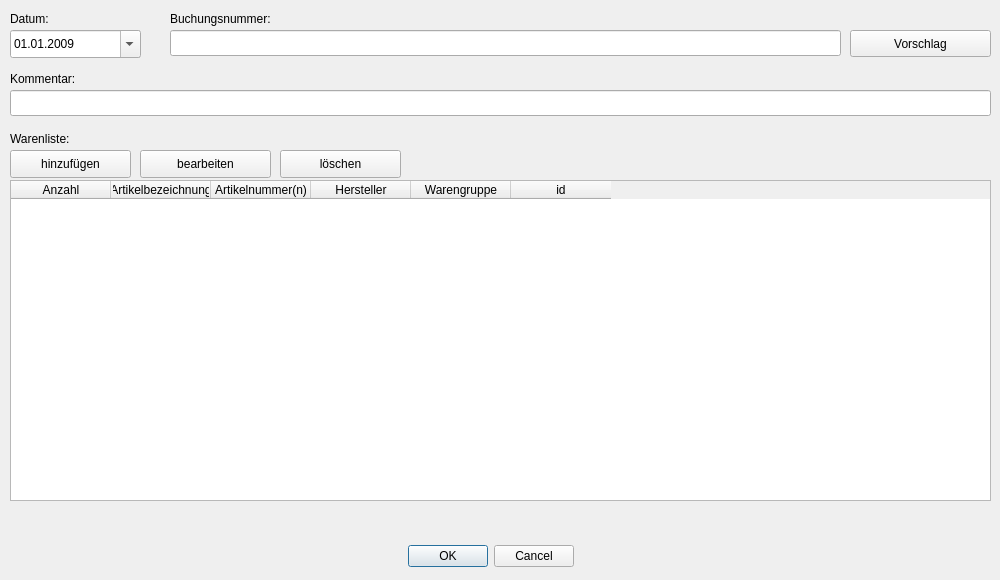
<?xml version="1.0" encoding="UTF-8"?>
<ui version="4.0">
 <class>CInputDlgTrade</class>
 <widget class="QDialog" name="CInputDlgTrade">
  <property name="geometry">
   <rect>
    <x>0</x>
    <y>0</y>
    <width>1000</width>
    <height>580</height>
   </rect>
  </property>
  <property name="windowTitle">
   <string>Dialog</string>
  </property>
  <property name="windowIcon">
   <iconset resource="lava2res.qrc">
    <normaloff>:/images/res/icon.ico</normaloff>:/images/res/icon.ico</iconset>
  </property>
  <widget class="QDialogButtonBox" name="buttonBox">
   <property name="geometry">
    <rect>
     <x>140</x>
     <y>540</y>
     <width>701</width>
     <height>32</height>
    </rect>
   </property>
   <property name="orientation">
    <enum>Qt::Horizontal</enum>
   </property>
   <property name="standardButtons">
    <set>QDialogButtonBox::Cancel|QDialogButtonBox::Ok</set>
   </property>
   <property name="centerButtons">
    <bool>true</bool>
   </property>
  </widget>
  <widget class="QTableWidget" name="tableWidgetWares">
   <property name="geometry">
    <rect>
     <x>10</x>
     <y>180</y>
     <width>981</width>
     <height>321</height>
    </rect>
   </property>
   <property name="editTriggers">
    <set>QAbstractItemView::NoEditTriggers</set>
   </property>
   <property name="alternatingRowColors">
    <bool>true</bool>
   </property>
   <property name="selectionMode">
    <enum>QAbstractItemView::SingleSelection</enum>
   </property>
   <property name="selectionBehavior">
    <enum>QAbstractItemView::SelectRows</enum>
   </property>
   <property name="sortingEnabled">
    <bool>true</bool>
   </property>
   <column>
    <property name="text">
     <string>Anzahl</string>
    </property>
   </column>
   <column>
    <property name="text">
     <string>Artikelbezeichnung</string>
    </property>
   </column>
   <column>
    <property name="text">
     <string>Artikelnummer(n)</string>
    </property>
   </column>
   <column>
    <property name="text">
     <string>Hersteller</string>
    </property>
   </column>
   <column>
    <property name="text">
     <string>Warengruppe</string>
    </property>
   </column>
   <column>
    <property name="text">
     <string>id</string>
    </property>
   </column>
  </widget>
  <widget class="QLineEdit" name="lineEditComment">
   <property name="geometry">
    <rect>
     <x>10</x>
     <y>90</y>
     <width>981</width>
     <height>26</height>
    </rect>
   </property>
  </widget>
  <widget class="QLabel" name="label_3">
   <property name="geometry">
    <rect>
     <x>10</x>
     <y>130</y>
     <width>111</width>
     <height>18</height>
    </rect>
   </property>
   <property name="text">
    <string>Warenliste:</string>
   </property>
  </widget>
  <widget class="QPushButton" name="pushButtonDelete">
   <property name="geometry">
    <rect>
     <x>280</x>
     <y>150</y>
     <width>121</width>
     <height>28</height>
    </rect>
   </property>
   <property name="text">
    <string>löschen</string>
   </property>
  </widget>
  <widget class="QPushButton" name="pushButtonNew">
   <property name="geometry">
    <rect>
     <x>10</x>
     <y>150</y>
     <width>121</width>
     <height>28</height>
    </rect>
   </property>
   <property name="text">
    <string>hinzufügen</string>
   </property>
  </widget>
  <widget class="QLabel" name="label">
   <property name="geometry">
    <rect>
     <x>10</x>
     <y>10</y>
     <width>81</width>
     <height>18</height>
    </rect>
   </property>
   <property name="text">
    <string>Datum:</string>
   </property>
  </widget>
  <widget class="QDateEdit" name="dateEdit">
   <property name="geometry">
    <rect>
     <x>10</x>
     <y>30</y>
     <width>131</width>
     <height>28</height>
    </rect>
   </property>
   <property name="minimumDate">
    <date>
     <year>2009</year>
     <month>1</month>
     <day>1</day>
    </date>
   </property>
   <property name="displayFormat">
    <string>dd.MM.yyyy</string>
   </property>
   <property name="calendarPopup">
    <bool>true</bool>
   </property>
  </widget>
  <widget class="QPushButton" name="pushButtonEdit">
   <property name="geometry">
    <rect>
     <x>140</x>
     <y>150</y>
     <width>131</width>
     <height>28</height>
    </rect>
   </property>
   <property name="text">
    <string>bearbeiten</string>
   </property>
  </widget>
  <widget class="QLabel" name="label_2">
   <property name="geometry">
    <rect>
     <x>10</x>
     <y>70</y>
     <width>111</width>
     <height>18</height>
    </rect>
   </property>
   <property name="text">
    <string>Kommentar:</string>
   </property>
  </widget>
  <widget class="QLabel" name="labelError">
   <property name="geometry">
    <rect>
     <x>10</x>
     <y>510</y>
     <width>981</width>
     <height>20</height>
    </rect>
   </property>
   <property name="palette">
    <palette>
     <active>
      <colorrole role="WindowText">
       <brush brushstyle="SolidPattern">
        <color alpha="255">
         <red>170</red>
         <green>0</green>
         <blue>0</blue>
        </color>
       </brush>
      </colorrole>
      <colorrole role="Text">
       <brush brushstyle="SolidPattern">
        <color alpha="255">
         <red>170</red>
         <green>0</green>
         <blue>0</blue>
        </color>
       </brush>
      </colorrole>
     </active>
     <inactive>
      <colorrole role="WindowText">
       <brush brushstyle="SolidPattern">
        <color alpha="255">
         <red>170</red>
         <green>0</green>
         <blue>0</blue>
        </color>
       </brush>
      </colorrole>
      <colorrole role="Text">
       <brush brushstyle="SolidPattern">
        <color alpha="255">
         <red>170</red>
         <green>0</green>
         <blue>0</blue>
        </color>
       </brush>
      </colorrole>
     </inactive>
     <disabled>
      <colorrole role="WindowText">
       <brush brushstyle="SolidPattern">
        <color alpha="255">
         <red>127</red>
         <green>125</green>
         <blue>123</blue>
        </color>
       </brush>
      </colorrole>
      <colorrole role="Text">
       <brush brushstyle="SolidPattern">
        <color alpha="255">
         <red>127</red>
         <green>125</green>
         <blue>123</blue>
        </color>
       </brush>
      </colorrole>
     </disabled>
    </palette>
   </property>
   <property name="font">
    <font>
     <weight>75</weight>
     <bold>true</bold>
    </font>
   </property>
   <property name="text">
    <string/>
   </property>
   <property name="alignment">
    <set>Qt::AlignCenter</set>
   </property>
  </widget>
  <widget class="QLabel" name="label_4">
   <property name="geometry">
    <rect>
     <x>170</x>
     <y>10</y>
     <width>211</width>
     <height>17</height>
    </rect>
   </property>
   <property name="text">
    <string>Buchungsnummer:</string>
   </property>
  </widget>
  <widget class="QLineEdit" name="lineEditBookingnumber">
   <property name="geometry">
    <rect>
     <x>170</x>
     <y>30</y>
     <width>671</width>
     <height>26</height>
    </rect>
   </property>
  </widget>
  <widget class="QPushButton" name="pushButtonNomination">
   <property name="geometry">
    <rect>
     <x>850</x>
     <y>30</y>
     <width>141</width>
     <height>27</height>
    </rect>
   </property>
   <property name="text">
    <string>Vorschlag</string>
   </property>
  </widget>
 </widget>
 <tabstops>
  <tabstop>dateEdit</tabstop>
  <tabstop>lineEditBookingnumber</tabstop>
  <tabstop>pushButtonNomination</tabstop>
  <tabstop>lineEditComment</tabstop>
  <tabstop>pushButtonNew</tabstop>
  <tabstop>pushButtonEdit</tabstop>
  <tabstop>pushButtonDelete</tabstop>
  <tabstop>tableWidgetWares</tabstop>
  <tabstop>buttonBox</tabstop>
 </tabstops>
 <resources>
  <include location="lava2res.qrc"/>
 </resources>
 <connections>
  <connection>
   <sender>buttonBox</sender>
   <signal>accepted()</signal>
   <receiver>CInputDlgTrade</receiver>
   <slot>accept()</slot>
   <hints>
    <hint type="sourcelabel">
     <x>248</x>
     <y>254</y>
    </hint>
    <hint type="destinationlabel">
     <x>157</x>
     <y>274</y>
    </hint>
   </hints>
  </connection>
  <connection>
   <sender>buttonBox</sender>
   <signal>rejected()</signal>
   <receiver>CInputDlgTrade</receiver>
   <slot>reject()</slot>
   <hints>
    <hint type="sourcelabel">
     <x>316</x>
     <y>260</y>
    </hint>
    <hint type="destinationlabel">
     <x>286</x>
     <y>274</y>
    </hint>
   </hints>
  </connection>
 </connections>
</ui>
